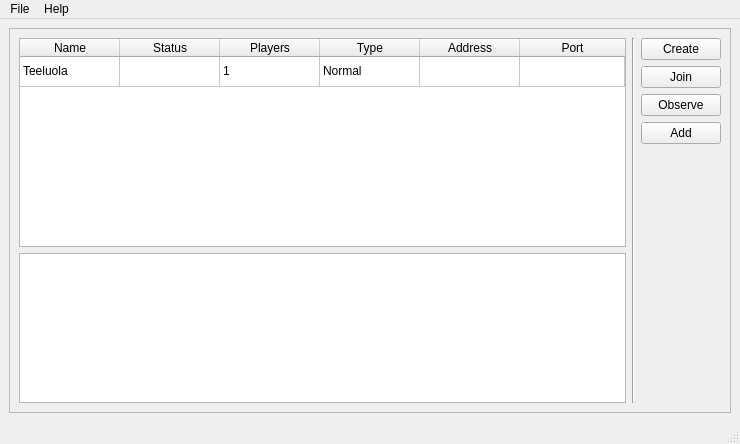
<?xml version="1.0" encoding="UTF-8"?>
<ui version="4.0">
 <class>ServerBrowser</class>
 <widget class="QMainWindow" name="ServerBrowser">
  <property name="geometry">
   <rect>
    <x>0</x>
    <y>0</y>
    <width>740</width>
    <height>444</height>
   </rect>
  </property>
  <property name="windowTitle">
   <string>PNB - Server browser</string>
  </property>
  <widget class="QWidget" name="centralwidget">
   <layout class="QGridLayout" name="gridLayout_2">
    <item row="0" column="0">
     <widget class="QScrollArea" name="scrollArea">
      <property name="minimumSize">
       <size>
        <width>400</width>
        <height>140</height>
       </size>
      </property>
      <property name="widgetResizable">
       <bool>true</bool>
      </property>
      <widget class="QWidget" name="scrollAreaWidgetContents">
       <property name="geometry">
        <rect>
         <x>0</x>
         <y>0</y>
         <width>720</width>
         <height>382</height>
        </rect>
       </property>
       <layout class="QGridLayout" name="gridLayout">
        <item row="1" column="2">
         <widget class="QPushButton" name="pushButtonJoin">
          <property name="text">
           <string>Join</string>
          </property>
         </widget>
        </item>
        <item row="0" column="2">
         <widget class="QPushButton" name="pushButtonCreate">
          <property name="text">
           <string>Create</string>
          </property>
         </widget>
        </item>
        <item row="3" column="2">
         <widget class="QPushButton" name="pushButtonAdd">
          <property name="text">
           <string>Add</string>
          </property>
         </widget>
        </item>
        <item row="0" column="0" rowspan="5">
         <widget class="QTableWidget" name="tableWidgetServers">
          <property name="enabled">
           <bool>true</bool>
          </property>
          <property name="sizeAdjustPolicy">
           <enum>QAbstractScrollArea::AdjustIgnored</enum>
          </property>
          <property name="editTriggers">
           <set>QAbstractItemView::NoEditTriggers</set>
          </property>
          <property name="selectionMode">
           <enum>QAbstractItemView::SingleSelection</enum>
          </property>
          <property name="selectionBehavior">
           <enum>QAbstractItemView::SelectRows</enum>
          </property>
          <property name="showGrid">
           <bool>true</bool>
          </property>
          <property name="sortingEnabled">
           <bool>true</bool>
          </property>
          <property name="cornerButtonEnabled">
           <bool>true</bool>
          </property>
          <attribute name="horizontalHeaderCascadingSectionResizes">
           <bool>false</bool>
          </attribute>
          <attribute name="horizontalHeaderMinimumSectionSize">
           <number>26</number>
          </attribute>
          <attribute name="horizontalHeaderStretchLastSection">
           <bool>true</bool>
          </attribute>
          <attribute name="verticalHeaderVisible">
           <bool>false</bool>
          </attribute>
          <attribute name="verticalHeaderCascadingSectionResizes">
           <bool>false</bool>
          </attribute>
          <attribute name="verticalHeaderStretchLastSection">
           <bool>false</bool>
          </attribute>
          <row>
           <property name="text">
            <string>1</string>
           </property>
          </row>
          <column>
           <property name="text">
            <string>Name</string>
           </property>
          </column>
          <column>
           <property name="text">
            <string>Status</string>
           </property>
          </column>
          <column>
           <property name="text">
            <string>Players</string>
           </property>
          </column>
          <column>
           <property name="text">
            <string>Type</string>
           </property>
          </column>
          <column>
           <property name="text">
            <string>Address</string>
           </property>
          </column>
          <column>
           <property name="text">
            <string>Port</string>
           </property>
          </column>
          <item row="0" column="0">
           <property name="text">
            <string>Teeluola</string>
           </property>
          </item>
          <item row="0" column="2">
           <property name="text">
            <string>1</string>
           </property>
          </item>
          <item row="0" column="3">
           <property name="text">
            <string>Normal</string>
           </property>
          </item>
         </widget>
        </item>
        <item row="2" column="2">
         <widget class="QPushButton" name="pushButtonObserve">
          <property name="text">
           <string>Observe</string>
          </property>
         </widget>
        </item>
        <item row="5" column="0">
         <widget class="QTextEdit" name="textEditServerInfo">
          <property name="maximumSize">
           <size>
            <width>16777215</width>
            <height>150</height>
           </size>
          </property>
         </widget>
        </item>
        <item row="0" column="1" rowspan="6">
         <widget class="Line" name="lineSplit">
          <property name="orientation">
           <enum>Qt::Vertical</enum>
          </property>
         </widget>
        </item>
       </layout>
      </widget>
     </widget>
    </item>
   </layout>
  </widget>
  <widget class="QMenuBar" name="menubar">
   <property name="geometry">
    <rect>
     <x>0</x>
     <y>0</y>
     <width>740</width>
     <height>20</height>
    </rect>
   </property>
   <widget class="QMenu" name="menuFile">
    <property name="title">
     <string>File</string>
    </property>
    <addaction name="actionQuit"/>
   </widget>
   <widget class="QMenu" name="menuHelp">
    <property name="title">
     <string>Help</string>
    </property>
    <addaction name="actionAbout"/>
   </widget>
   <addaction name="menuFile"/>
   <addaction name="menuHelp"/>
  </widget>
  <widget class="QStatusBar" name="statusbar"/>
  <action name="actionAbout">
   <property name="text">
    <string>About...</string>
   </property>
  </action>
  <action name="actionQuit">
   <property name="text">
    <string>Quit</string>
   </property>
  </action>
 </widget>
 <resources/>
 <connections/>
</ui>
